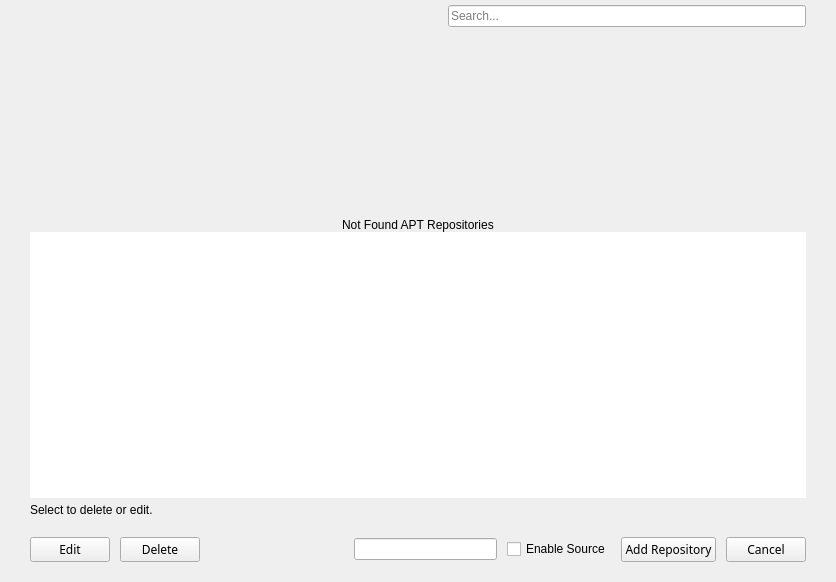
<?xml version="1.0" encoding="UTF-8"?>
<ui version="4.0">
 <class>APTSourceManagerPage</class>
 <widget class="QWidget" name="APTSourceManagerPage">
  <property name="geometry">
   <rect>
    <x>0</x>
    <y>0</y>
    <width>836</width>
    <height>582</height>
   </rect>
  </property>
  <property name="windowTitle">
   <string>APT Repository Manager</string>
  </property>
  <layout class="QVBoxLayout" name="verticalLayout_2">
   <property name="spacing">
    <number>0</number>
   </property>
   <property name="leftMargin">
    <number>0</number>
   </property>
   <property name="topMargin">
    <number>0</number>
   </property>
   <property name="rightMargin">
    <number>0</number>
   </property>
   <property name="bottomMargin">
    <number>0</number>
   </property>
   <item>
    <widget class="QWidget" name="verticalWidget" native="true">
     <property name="sizePolicy">
      <sizepolicy hsizetype="Preferred" vsizetype="Expanding">
       <horstretch>0</horstretch>
       <verstretch>0</verstretch>
      </sizepolicy>
     </property>
     <property name="cursor">
      <cursorShape>ArrowCursor</cursorShape>
     </property>
     <property name="styleSheet">
      <string notr="true"/>
     </property>
     <layout class="QGridLayout" name="gridLayout_2">
      <property name="leftMargin">
       <number>30</number>
      </property>
      <property name="topMargin">
       <number>5</number>
      </property>
      <property name="rightMargin">
       <number>30</number>
      </property>
      <property name="bottomMargin">
       <number>20</number>
      </property>
      <property name="horizontalSpacing">
       <number>10</number>
      </property>
      <property name="verticalSpacing">
       <number>5</number>
      </property>
      <item row="1" column="0" colspan="7">
       <widget class="QWidget" name="verticalWidget_2" native="true">
        <layout class="QVBoxLayout" name="verticalLayout">
         <property name="spacing">
          <number>0</number>
         </property>
         <property name="leftMargin">
          <number>0</number>
         </property>
         <property name="topMargin">
          <number>0</number>
         </property>
         <property name="rightMargin">
          <number>0</number>
         </property>
         <property name="bottomMargin">
          <number>0</number>
         </property>
         <item>
          <widget class="QWidget" name="notFoundWidget" native="true">
           <property name="sizePolicy">
            <sizepolicy hsizetype="Preferred" vsizetype="Expanding">
             <horstretch>0</horstretch>
             <verstretch>0</verstretch>
            </sizepolicy>
           </property>
           <property name="minimumSize">
            <size>
             <width>0</width>
             <height>200</height>
            </size>
           </property>
           <property name="maximumSize">
            <size>
             <width>16777215</width>
             <height>200</height>
            </size>
           </property>
           <property name="styleSheet">
            <string notr="true"/>
           </property>
           <layout class="QVBoxLayout" name="notFoundLayout">
            <property name="spacing">
             <number>0</number>
            </property>
            <property name="leftMargin">
             <number>0</number>
            </property>
            <property name="topMargin">
             <number>0</number>
            </property>
            <property name="rightMargin">
             <number>0</number>
            </property>
            <property name="bottomMargin">
             <number>0</number>
            </property>
            <item alignment="Qt::AlignHCenter|Qt::AlignBottom">
             <widget class="QLabel" name="lblNotFound">
              <property name="text">
               <string>Not Found APT Repositories</string>
              </property>
             </widget>
            </item>
           </layout>
          </widget>
         </item>
         <item>
          <widget class="QListWidget" name="listWidgetAptSources">
           <property name="focusPolicy">
            <enum>Qt::NoFocus</enum>
           </property>
           <property name="frameShape">
            <enum>QFrame::NoFrame</enum>
           </property>
           <property name="horizontalScrollBarPolicy">
            <enum>Qt::ScrollBarAlwaysOff</enum>
           </property>
           <property name="editTriggers">
            <set>QAbstractItemView::NoEditTriggers</set>
           </property>
           <property name="selectionMode">
            <enum>QAbstractItemView::SingleSelection</enum>
           </property>
           <property name="selectionBehavior">
            <enum>QAbstractItemView::SelectRows</enum>
           </property>
           <property name="resizeMode">
            <enum>QListView::Adjust</enum>
           </property>
           <property name="layoutMode">
            <enum>QListView::Batched</enum>
           </property>
           <property name="spacing">
            <number>4</number>
           </property>
           <property name="uniformItemSizes">
            <bool>true</bool>
           </property>
          </widget>
         </item>
        </layout>
       </widget>
      </item>
      <item row="4" column="0" colspan="7">
       <spacer name="verticalSpacer_2">
        <property name="orientation">
         <enum>Qt::Vertical</enum>
        </property>
        <property name="sizeType">
         <enum>QSizePolicy::Fixed</enum>
        </property>
        <property name="sizeHint" stdset="0">
         <size>
          <width>20</width>
          <height>15</height>
         </size>
        </property>
       </spacer>
      </item>
      <item row="0" column="6">
       <widget class="QLineEdit" name="txtSearchAptSource">
        <property name="placeholderText">
         <string>Search...</string>
        </property>
       </widget>
      </item>
      <item row="5" column="0" colspan="7">
       <layout class="QHBoxLayout" name="horizontalLayout_2">
        <property name="spacing">
         <number>10</number>
        </property>
        <property name="bottomMargin">
         <number>0</number>
        </property>
        <item>
         <widget class="QPushButton" name="btnEditAptSource">
          <property name="sizePolicy">
           <sizepolicy hsizetype="Fixed" vsizetype="Fixed">
            <horstretch>0</horstretch>
            <verstretch>0</verstretch>
           </sizepolicy>
          </property>
          <property name="font">
           <font>
            <family>NanumGothic</family>
           </font>
          </property>
          <property name="cursor">
           <cursorShape>PointingHandCursor</cursorShape>
          </property>
          <property name="focusPolicy">
           <enum>Qt::NoFocus</enum>
          </property>
          <property name="accessibleName">
           <string notr="true">primary</string>
          </property>
          <property name="styleSheet">
           <string notr="true"/>
          </property>
          <property name="text">
           <string>Edit</string>
          </property>
          <property name="icon">
           <iconset resource="../../static.qrc">
            <normaloff>:/static/themes/default/img/edit.png</normaloff>:/static/themes/default/img/edit.png</iconset>
          </property>
          <property name="iconSize">
           <size>
            <width>16</width>
            <height>16</height>
           </size>
          </property>
          <property name="checkable">
           <bool>false</bool>
          </property>
         </widget>
        </item>
        <item>
         <widget class="QPushButton" name="btnDeleteAptSource">
          <property name="sizePolicy">
           <sizepolicy hsizetype="Fixed" vsizetype="Fixed">
            <horstretch>0</horstretch>
            <verstretch>0</verstretch>
           </sizepolicy>
          </property>
          <property name="font">
           <font>
            <family>NanumGothic</family>
           </font>
          </property>
          <property name="cursor">
           <cursorShape>PointingHandCursor</cursorShape>
          </property>
          <property name="focusPolicy">
           <enum>Qt::NoFocus</enum>
          </property>
          <property name="accessibleName">
           <string notr="true">danger</string>
          </property>
          <property name="styleSheet">
           <string notr="true"/>
          </property>
          <property name="text">
           <string>Delete</string>
          </property>
          <property name="icon">
           <iconset resource="../../static.qrc">
            <normaloff>:/static/themes/default/img/trash.png</normaloff>:/static/themes/default/img/trash.png</iconset>
          </property>
          <property name="iconSize">
           <size>
            <width>16</width>
            <height>16</height>
           </size>
          </property>
          <property name="checkable">
           <bool>false</bool>
          </property>
         </widget>
        </item>
        <item>
         <spacer name="bottomSectionHorizontalSpacer">
          <property name="orientation">
           <enum>Qt::Horizontal</enum>
          </property>
          <property name="sizeHint" stdset="0">
           <size>
            <width>0</width>
            <height>20</height>
           </size>
          </property>
         </spacer>
        </item>
        <item>
         <widget class="QLineEdit" name="txtAptSource"/>
        </item>
        <item>
         <widget class="QCheckBox" name="checkEnableSource">
          <property name="accessibleName">
           <string notr="true">circle</string>
          </property>
          <property name="text">
           <string>Enable Source</string>
          </property>
         </widget>
        </item>
        <item>
         <widget class="QPushButton" name="btnAddAPTSourceRepository">
          <property name="sizePolicy">
           <sizepolicy hsizetype="Fixed" vsizetype="Fixed">
            <horstretch>0</horstretch>
            <verstretch>0</verstretch>
           </sizepolicy>
          </property>
          <property name="font">
           <font>
            <family>NanumGothic</family>
           </font>
          </property>
          <property name="cursor">
           <cursorShape>PointingHandCursor</cursorShape>
          </property>
          <property name="focusPolicy">
           <enum>Qt::NoFocus</enum>
          </property>
          <property name="accessibleName">
           <string notr="true">primary</string>
          </property>
          <property name="styleSheet">
           <string notr="true"/>
          </property>
          <property name="text">
           <string>Add Repository</string>
          </property>
          <property name="checkable">
           <bool>true</bool>
          </property>
         </widget>
        </item>
        <item>
         <widget class="QPushButton" name="btnCancel">
          <property name="sizePolicy">
           <sizepolicy hsizetype="Fixed" vsizetype="Fixed">
            <horstretch>0</horstretch>
            <verstretch>0</verstretch>
           </sizepolicy>
          </property>
          <property name="font">
           <font>
            <family>NanumGothic</family>
           </font>
          </property>
          <property name="cursor">
           <cursorShape>PointingHandCursor</cursorShape>
          </property>
          <property name="focusPolicy">
           <enum>Qt::NoFocus</enum>
          </property>
          <property name="accessibleName">
           <string notr="true">danger</string>
          </property>
          <property name="styleSheet">
           <string notr="true"/>
          </property>
          <property name="text">
           <string>Cancel</string>
          </property>
          <property name="iconSize">
           <size>
            <width>16</width>
            <height>16</height>
           </size>
          </property>
          <property name="checkable">
           <bool>false</bool>
          </property>
         </widget>
        </item>
       </layout>
      </item>
      <item row="0" column="5">
       <spacer name="horizontalSpacer">
        <property name="orientation">
         <enum>Qt::Horizontal</enum>
        </property>
        <property name="sizeHint" stdset="0">
         <size>
          <width>40</width>
          <height>20</height>
         </size>
        </property>
       </spacer>
      </item>
      <item row="0" column="0" colspan="5">
       <widget class="QLabel" name="lblAptSourceTitle">
        <property name="font">
         <font>
          <pointsize>10</pointsize>
          <italic>false</italic>
         </font>
        </property>
        <property name="styleSheet">
         <string notr="true"/>
        </property>
        <property name="text">
         <string notr="true"/>
        </property>
       </widget>
      </item>
      <item row="2" column="0" colspan="7">
       <widget class="QLabel" name="lblAptSourceSelectInfo">
        <property name="text">
         <string>Select to delete or edit.</string>
        </property>
       </widget>
      </item>
     </layout>
    </widget>
   </item>
  </layout>
 </widget>
 <resources>
  <include location="../../static.qrc"/>
 </resources>
 <connections/>
</ui>
